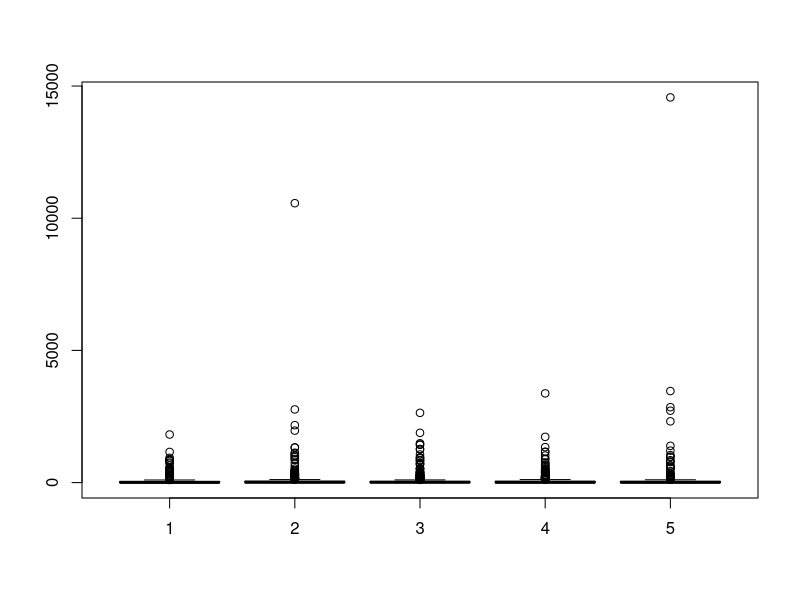
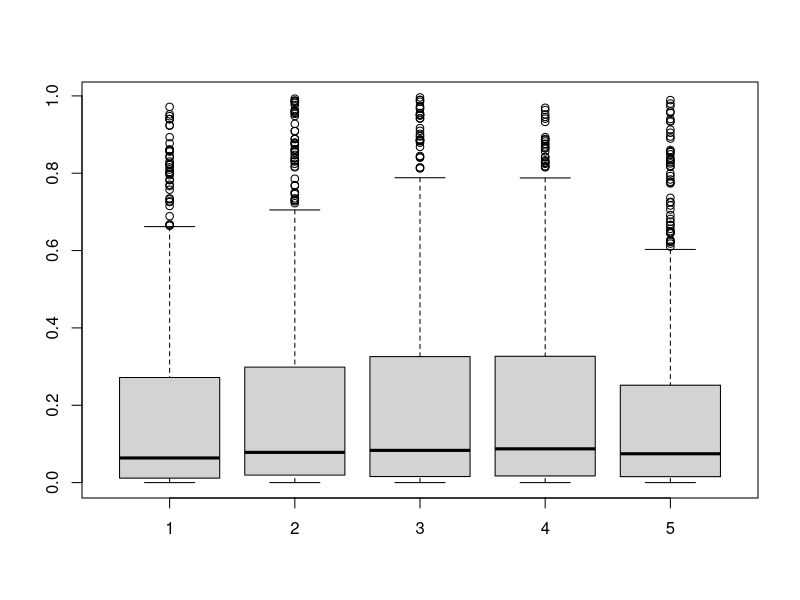
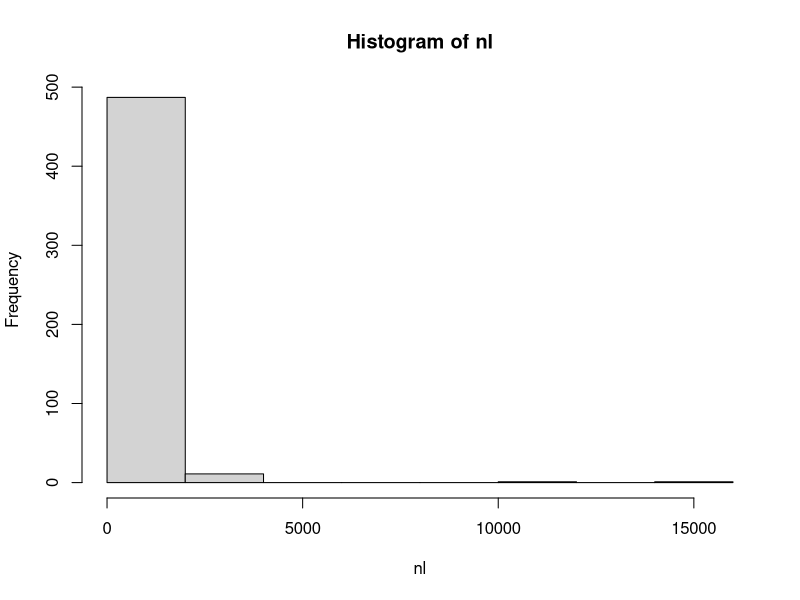
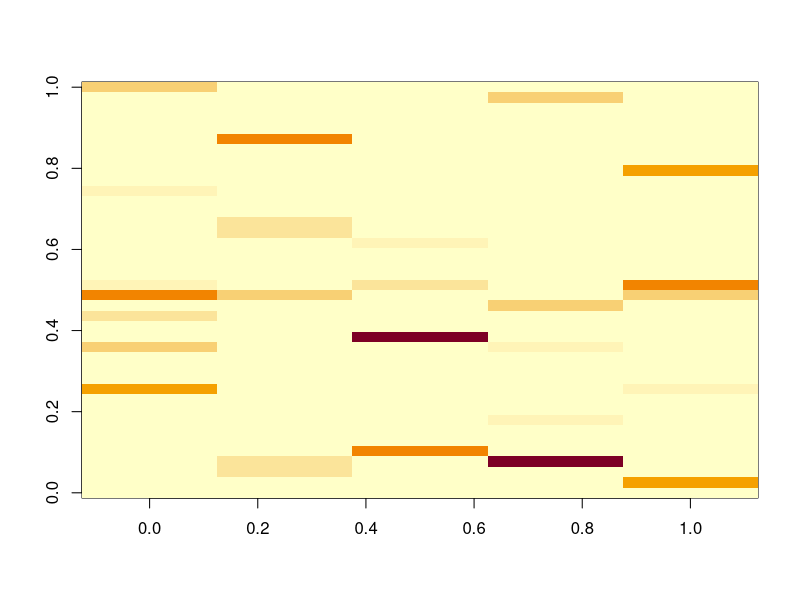
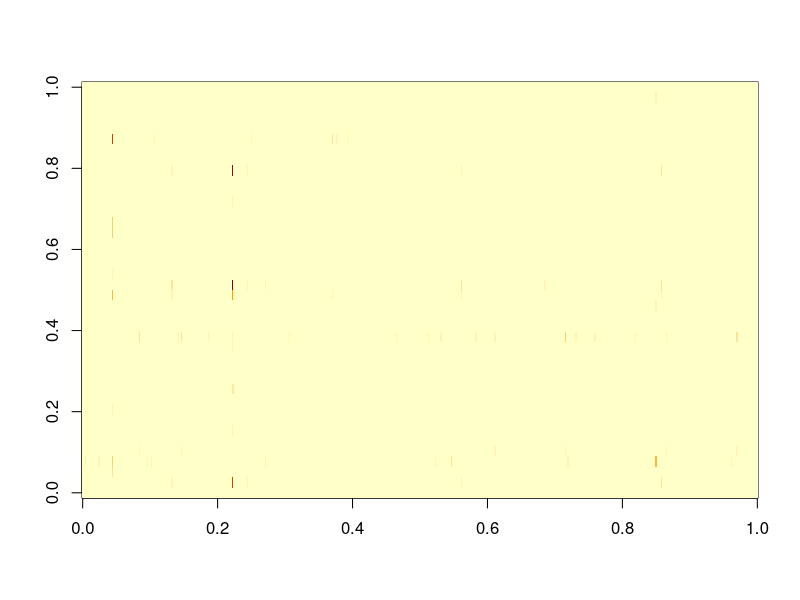
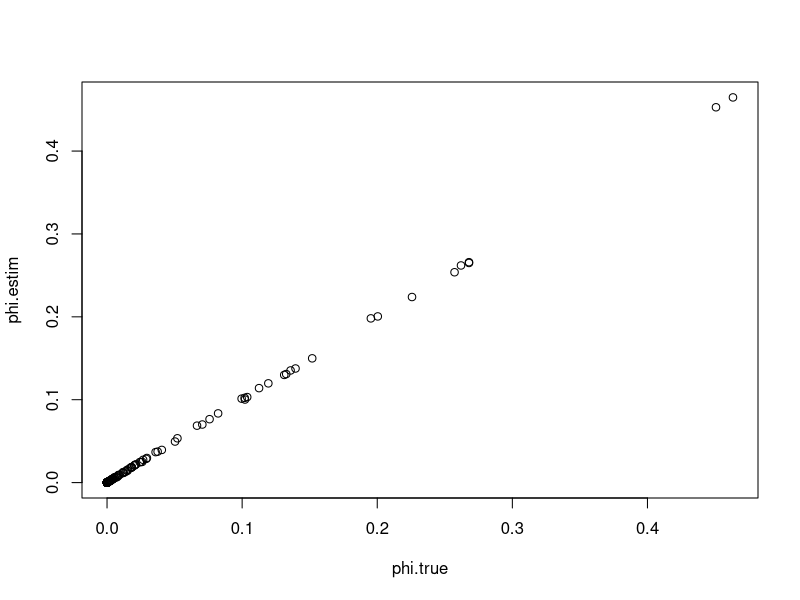

Write R code to recreate these figures, in order. (Note: this script raises an error after producing the figures.)
rm(list=ls(all=TRUE))
library(MCMCpack)
set.seed(5)

nloc=500
nspp=40
ncommun=5

#design matrix
xmat=matrix(rnorm(nloc*ncommun,sd=2),nloc,ncommun)

#parameters
lambda.true=lambda=runif(ncommun,min=10,max=12)
betas.true=betas=diag(1,ncommun)

#get means
lambda1=matrix(lambda,nloc,ncommun,byrow=T)
media=exp(log(lambda1)+xmat%*%betas); range(media)

#generate N_lk
nlk=matrix(NA,nloc,ncommun)
for (i in 1:ncommun){
  nlk[,i]=rpois(nloc,media[,i])
}
nlk.true=nlk; boxplot(nlk)
z=nlk/apply(nlk,1,sum); apply(z,1,sum); boxplot(z); apply(z,2,range)
nl=apply(nlk,1,sum)
hist(nl)
sum(nl)

#generate phi (assuming that each species is strongly present in a single group) 
phi=rdirichlet(ncommun,alpha=rep(0.1,nspp))

# for (i in 1:nspp){ #add some zeroes
#   ind=sample(1:ncommun,size=1)
#   tmp[ind,i]=runif(1,min=0.5,max=1)
# }
# phi=tmp/matrix(rowSums(tmp),ncommun,nspp) #re-scale to make sure it sums to 1
# round(phi[,1:20],2)
# table(round(phi,2))

unique(rowSums(phi))
phi.true=phi
image(phi)

#generate actual observations y
y=matrix(NA,nloc,nspp)
nks=matrix(0,ncommun,nspp)
for (i in 1:nloc){
  tmp1=rep(0,nspp)
  for (k in 1:ncommun){
    tmp=rmultinom(1,size=nlk[i,k],prob=phi[k,])
    nks[k,]=nks[k,]+tmp
    tmp1=tmp1+tmp
  }
  y[i,]=tmp1
}
image(y)

#look at stuff to make sure it makes sense
phi.estim=nks/matrix(rowSums(nks),ncommun,nspp,)
plot(phi.true,phi.estim)
nks.true=nks

#export results
setwd('U:\\GIT_models\\git_LDA_MS')
nome=paste('fake data',ncommun,'.csv',sep='')    
colnames(y)=paste('spp',1:nspp,sep='')
rownames(y)=paste('loc',1:nloc,sep='')
write.csv(y,nome,row.names=F)    

nome=paste('fake data xmat',ncommun,'.csv',sep='')    
write.csv(xmat,nome,row.names=F)    
